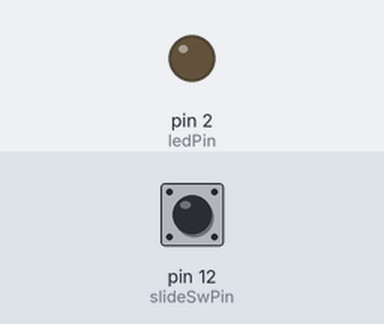
Simulated run of this sketch. Board: Arduino Uno, built with avr-gcc and run on an emulated ATmega328P. Parts: output pins drawn as LEDs (lit = HIGH). The inputs (shaded band) are chosen by the test bench; at power-on: pin 12 (slideSwPin) LOW.

Above: at 1.2 s.
1.3 s: pin 12 (slideSwPin) pulled HIGH for 0.15 s
At 1.37 s:
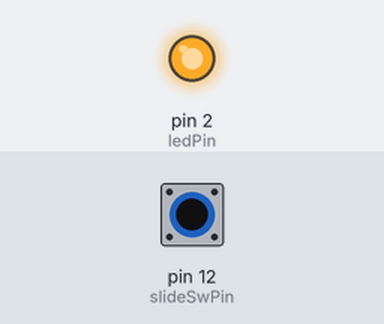
2.9 s: pin 12 (slideSwPin) pulled HIGH for 3.2 s
At 6.9 s:
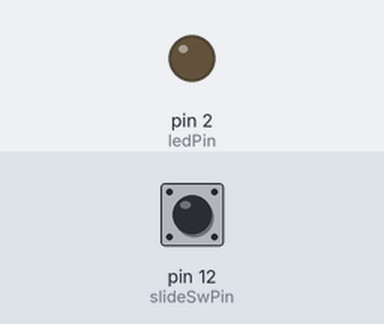
Timing chart, 0 to 8.4 s (numbered marks = the images above; inputs shaded):
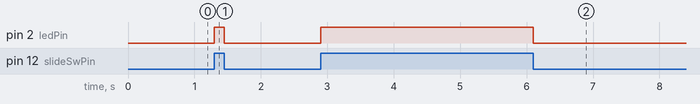

Measured:
- after the input at 1.3 s, pin 2 (ledPin): LOW → HIGH at once, → LOW 0.15 s later
- after the input at 2.9 s, pin 2 (ledPin): LOW → HIGH at once, → LOW 3.2 s later

The sketch:

slide_switch_led.ino
```cpp
/*
 * スライドスイッチでLEDの点灯状態を切り替える
 *
 * スライドスイッチ | IO2の状態
 *          OFF  ->   LOW
 *          ON   ->   HIGH
 *
 *      IO12  |  IO2
 *      HIGH -> HIGH
 *      LOW  ->  LOW
 * 配線
 *   IO2  --- LED
 *   IO12 --- スライドスイッチ
 */
const int ledPin = 2;
const int slideSwPin = 12;

void setup() {
  pinMode(ledPin, OUTPUT);     // IO2を出力ピンとして使う
  pinMode(slideSwPin, INPUT);  // IO12を入力ピンとして使う
}

void loop() {
  int slideSwState = digitalRead(slideSwPin);  // スライドスイッチの状態読み取り
  if (slideSwState == HIGH) {
    digitalWrite(ledPin, HIGH);  // LDEをON
  } else {
    digitalWrite(ledPin, LOW);   // LDEをOFF
  }
}
```
